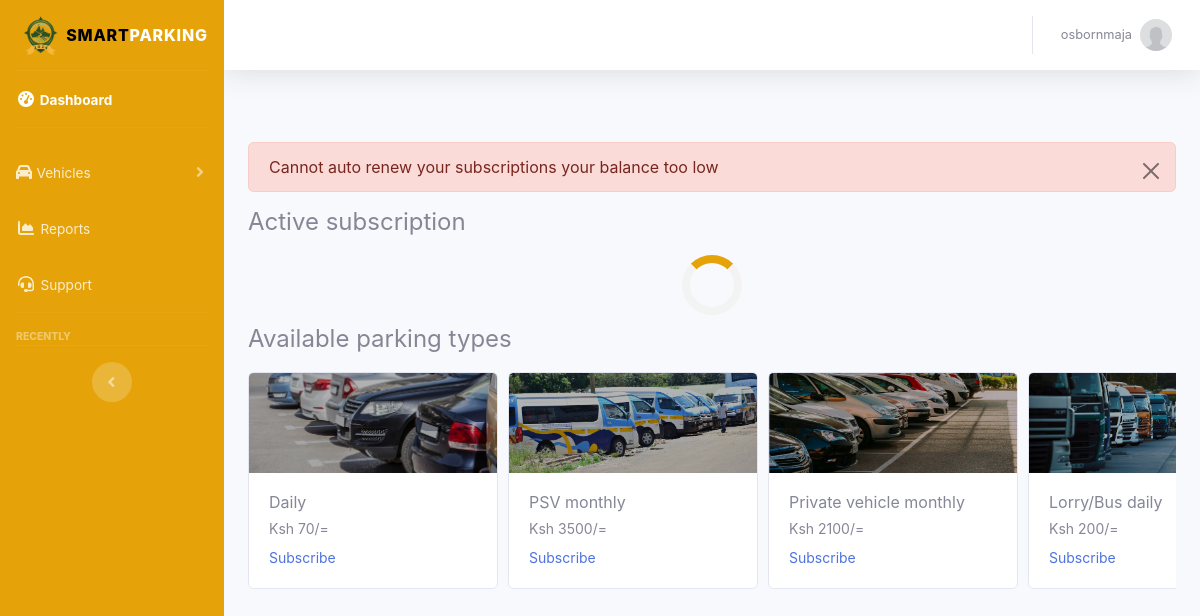
Screenshot of /pages/dashboard.php (signed in) with the database file from the repository.
### tables this page shows
CREATE TABLE `packages` (
  `package_id` int(255) NOT NULL,
  `package_fee` varchar(255) NOT NULL,
  `package_title` varchar(255) NOT NULL,
  `package_interval` varchar(255) NOT NULL,
  `cover_image` text NOT NULL,
  `placeholder_img` text NOT NULL
);

### pages/dashboard.php (the view, shortened to what this page needs)
<?php include('includes/header.php');?>
<?php include('components/dashboard_bar.php');?>
                <div class="container-fluid my-5">
                    <div class="container-video-flex">
                    <div class="dashboard_stats">
                      <?php autoRenewSubscriptions(); ?>
                        <h4>Active subscription</h4>
                        <div class="container-cards view_active_subscription">
                        <div class="loader_container">
                          <div class="loader"></div>
                        </div>
                        </div>
                        <h4>Available parking types</h4>
                        <div class="container-cards">
                           <?php
                           $query = "SELECT * FROM packages";
                           $select_packages = mysqli_query($connection,$query);
                           while($row = mysqli_fetch_assoc($select_packages)){
                           $package_id = $row['package_id'];
                           $package_title = $row['package_title'];
                           $package_fee = $row['package_fee'];
                           $cover_image = $row['cover_image'];
                           ?>
                    <div class="subscription-card card" >
                        <img src="assets/images/<?php echo $cover_image; ?>" class="card-img-top" height="100px" alt="...">
                        <div class="card-body">
                        <div class="card-body-details">
                               <h6 class="card-title"><?php echo $package_title ?></h6>
                          <p class="card-subtitle mb-2 text-muted">Ksh <?Php echo $package_fee ?>/=</p>
                          <a data-bs-toggle="modal" data-bs-target="#subscriptionModal" package-id="<?php echo $package_id ?>" class="subscribe-service card-link">Subscribe</a>
                        </div>
                        </div>
                      </div>
                           <?php
                           }
                           ?>
                        </div>
                    </div>
                    </div>
                </div>
            </div>
<?php include('includes/footer.php');?>

### includes/header.php (shortened to what this page needs)
<?php include('async/functions.php') ?>
<!DOCTYPE html>
<html lang="en">
<head>
     <link href="assets/vendor/fontawesome-free/css/all.min.css" rel="stylesheet" type="text/css">
    <link rel="stylesheet" href="assets/css/bootstrap.min.css">
    <link href="assets/css/sb-admin-2.css" rel="stylesheet">
    <link rel="stylesheet" href="assets/css/style.css">
    <link rel="stylesheet" href="assets/css/css-circular-prog-bar.css">
</head>

### components/dashboard_bar.php (shortened to what this page needs)
<body id="page-top">
    <div id="wrapper">
        <ul class="navbar-nav  sidebar sidebar-dark accordion" id="accordionSidebar">
            <a class="sidebar-brand d-flex align-items-center justify-content-center" href="?page=home">
                <div class="sidebar-brand-icon my-3">
                <img src="assets/images/park-logo.png"  width="50px" alt="logo">
                </div>
                <div class="sidebar-brand-text"> <span style="color:black;">Smart</span>Parking</div>
            </a>
            <hr class="sidebar-divider my-0">
            <li class="nav-item active">
                <a class="nav-link" href="?page=dashboard">
                    <i class="fas fa-fw fa-tachometer-alt"></i>
                    <span>Dashboard</span></a>
            </li>
            <hr class="sidebar-divider">
            <li class="nav-item">
                <a class="nav-link collapsed" href="#" data-toggle="collapse" data-target="#collapseVehicle"
                    aria-expanded="true" aria-controls="collapseVehicle">
                    <i class="fas fa-car"></i>
                    <span>Vehicles</span>
                </a>
            </li>
            <li class="nav-item ">
                <a class="nav-link" href="?page=reports">
                <i class="fas fa-fw fa-chart-area"></i>
                    <span>Reports</span></a>
            </li>
            <li class="nav-item ">
                <a class="nav-link" href="?page=support">
                <i class="fas fa-fw fa-headset"></i>
                    <span>Support</span></a>
            </li>
            <hr class="sidebar-divider">
            <div class="sidebar-heading">
                Recently
            </div>
            <hr class="sidebar-divider d-none d-md-block">
            <div class="text-center d-none d-md-inline">
                <button class="rounded-circle border-0" id="sidebarToggle"></button>
            </div>
        </ul>
        <div id="content-wrapper" class="d-flex flex-column">
            <div id="content">
                <nav class="navbar navbar-expand navbar-light bg-white topbar mb-4 static-top shadow">
                    <ul class="navbar-nav ml-auto">
                        <li class="nav-item dropdown no-arrow">
                            <a class="nav-link dropdown-toggle" href="#" id="userDropdown" role="button"
                                data-toggle="dropdown" aria-haspopup="true" aria-expanded="false">
                                <span class="mr-2 d-none d-lg-inline text-gray-600 small">
                                    <?php echo $_SESSION['mail']; ?>
                                </span>
                                <img class="img-profile rounded-circle"
                                    src="assets/images/user_placeholder.jpg">
                            </a>
                        </li>
                    </ul>
                </nav>

### async/functions.php (shortened to what this page needs)
<?php
include('connection.php');
function escapeString($string){
global $connection;
return $string = mysqli_real_escape_string($connection,$string);
}
  function failMsg($msg){
    echo '
    <div class="alert alert-danger alert-dismissible fade show" role="alert">
    '.$msg.'
    <button type="button" class="btn-close" data-bs-dismiss="alert" aria-label="Close"></button>
  </div>';
  }
function getUserBalance($usr_id){
  global $connection;
$query = "SELECT balance FROM smart_park_users WHERE usr_id = '$usr_id'";
$select_balance = mysqli_query($connection,$query);
while($row = mysqli_fetch_assoc($select_balance)){
$balance = $row['balance'];
}
return $balance;
}
function autoRenewSubscriptions(){
  global $connection;
  if(isset($_SESSION['usr_id'])){
     $usr_id = escapeString($_SESSION['usr_id']);
     $query = "SELECT SUM(amount) FROM active_subscription WHERE usr_id = '$usr_id' AND time_status = 'elapsed' AND auto_renew = 'yes'";
     $select_autorenew_list = mysqli_query($connection,$query);
     if(mysqli_num_rows($select_autorenew_list) !== 0){
      while($row = mysqli_fetch_assoc($select_autorenew_list))
       $package_total_fees = $row['SUM(amount)'];
     }
     $usr_balance = getUserBalance($usr_id);
     if($usr_balance  > $package_total_fees){
       $remained_balance = $usr_balance - $package_total_fees;
       $query = "SELECT * FROM active_subscription WHERE  usr_id = '$usr_id' AND time_status = 'elapsed' AND auto_renew = 'yes'";
      $select_renew_sub = mysqli_query($connection,$query);
      checkQuery($select_renew_sub);
      while($row = mysqli_fetch_assoc($select_renew_sub)){
      $sub_id = $row['sub_id'];
      $package_id =  $row['package_id'];
        $package_interval = getIntervalByPackageId($package_id);
      $startDate = (new DateTime())->format('Y-m-d H:i:s');
      $due_date = calculateDueDate($startDate,$package_interval);
      $due_date = $due_date->format('Y-m-d H:i:s');
      $query = "UPDATE active_subscription SET time_status = 'active',date_created = '$startDate',due_date = '$due_date' WHERE sub_id = '$sub_id'";
      $activate_subscriptions = mysqli_query($connection,$query);
      checkQuery($activate_subscriptions);
      }
      $query = "UPDATE smart_park_users SET balance = '$remained_balance' WHERE usr_id = '$usr_id'";
      $update_user_balance = mysqli_query($connection,$query);
      checkQuery($update_user_balance);
     }else{
      failMsg("Cannot auto renew your subscriptions your balance too low");
     }
    }
}

### includes/footer.php (shortened to what this page needs)
</body>
</html>

### assets/css/style.css (style rules this page uses)
.navbar { background-color: #bc2132; }
.navbar .nav-link { color: white; }
.sidebar { background-color: #e5a309; }
.subscription-card .card-body { display: flex; justify-content: space-between; font-size: 14px; }
.subscription-card { margin-right: 10px; width: 18rem; flex: 0 0 250px; }
.subscription-card img { object-fit: cover; filter: blur(0.5px) brightness(70%); }
.container-cards { display: flex; overflow-x: auto; align-items: flex-end; width: 100%; margin: 0 auto; padding:10px 0; }
.container-cards { scrollbar-width: none; }
.container-cards { -ms-overflow-style: none; }
.loader_container { width: 100%; display: flex; align-items: center; justify-content: center; flex-direction: column; }
.loader { border: 8px solid #f3f3f3; border-radius: 50%; border-top: 8px solid #e5a309; width: 60px; height: 60px; -webkit-animation: spin 2s linear infinite; animation: spin 2s linear infinite; }

### rows the page displays
packages: cover_image (picture), package_title "Daily", package_fee "70"
packages: cover_image (picture), package_title "PSV monthly", package_fee "3500"
packages: cover_image (picture), package_title "Private vehicle monthly", package_fee "2100"
packages: cover_image (picture), package_title "Lorry/Bus daily", package_fee "200"

### other values shown
$_SESSION['mail'] "osbornmaja"
$msg "Cannot auto renew your subscriptions your balance too low"
